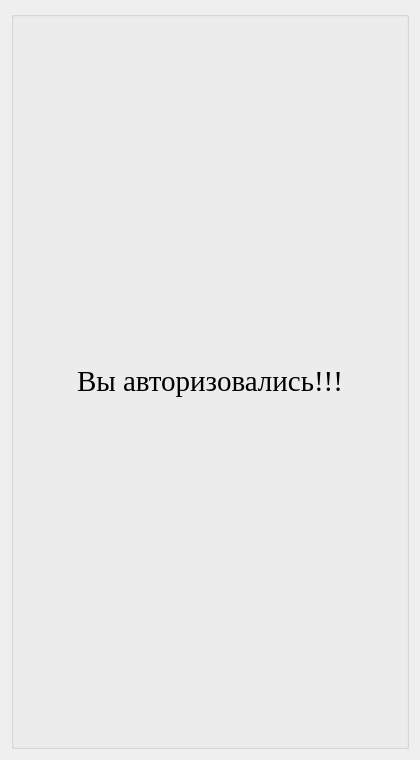
<?xml version="1.0" encoding="UTF-8"?>
<ui version="4.0">
 <class>secondwindow</class>
 <widget class="QDialog" name="secondwindow">
  <property name="geometry">
   <rect>
    <x>0</x>
    <y>0</y>
    <width>420</width>
    <height>760</height>
   </rect>
  </property>
  <property name="minimumSize">
   <size>
    <width>420</width>
    <height>760</height>
   </size>
  </property>
  <property name="windowTitle">
   <string>Dialog</string>
  </property>
  <property name="styleSheet">
   <string notr="true">secondwindow
{
 background: qlineargradient(x1:0, y1:0, x2:1, y2:1, stop:0 #1a1a1a, stop:0.5	              #2d2d2d, stop:1 #1a1a1a);
}</string>
  </property>
  <layout class="QVBoxLayout" name="verticalLayout">
   <item>
    <widget class="QGroupBox" name="groupBox">
     <property name="title">
      <string/>
     </property>
     <layout class="QHBoxLayout" name="horizontalLayout">
      <item>
       <widget class="QLabel" name="label">
        <property name="font">
         <font>
          <family>Times New Roman</family>
          <pointsize>22</pointsize>
         </font>
        </property>
        <property name="styleSheet">
         <string notr="true">color white;</string>
        </property>
        <property name="text">
         <string>Вы авторизовались!!!</string>
        </property>
        <property name="alignment">
         <set>Qt::AlignmentFlag::AlignCenter</set>
        </property>
       </widget>
      </item>
     </layout>
    </widget>
   </item>
  </layout>
 </widget>
 <resources/>
 <connections/>
</ui>
